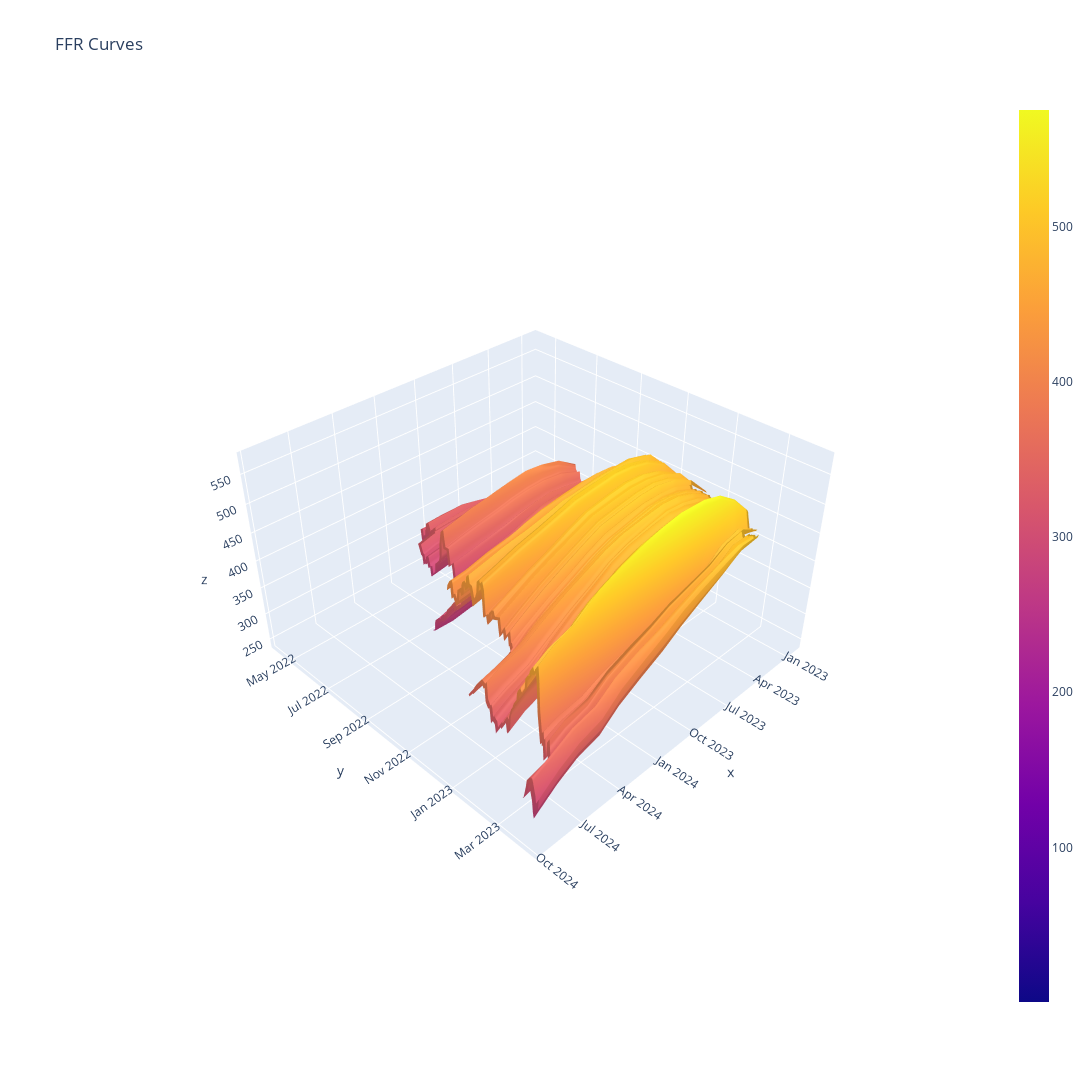

Source (notebook cell):
### Code cell
x = [i for i in new_df.columns if i != 'DFF']
y = new_df.index
z = new_df.to_numpy()

fig = go.Figure(data=[go.Surface(z=z, x=x, y=y)])
fig.update_layout(title='FFR Curves',
                  width = 1200,
                  height = 1200,
                  scene = {"aspectratio": {"x": 1, "y": 1, "z": .6}})
fig.update_coloraxes(cauto=True)
#fig.update_coloraxes(cmax=2000)
#fig.update_coloraxes(cmin=2000)
fig.show()

### Figure 1 — Plotly figure (JSON) as saved in the notebook; plotly's stock layout.template omitted (floating-point values rounded to 4 significant figures; data arrays with more than 128 entries replaced by an {"elided": "..."} marker saying what was removed)
{"data": [{"type": "surface", "x": ["2022-12-14T00:00:00", "2023-02-01T00:00:00", "2023-03-22T00:00:00", "2023-05-03T00:00:00", "2023-06-14T00:00:00", "2023-07-26T00:00:00", "2023-09-20T00:00:00", "2023-11-01T00:00:00", "2023-12-13T00:00:00", "2024-01-31T00:00:00", "2024-03-20T00:00:00", "2024-05-01T00:00:00", "2024-06-19T00:00:00", "2024-07-31T00:00:00", "2024-09-25T00:00:00"], "y": {"elided": "250 str values"}, "z": {"elided": "250x16 float values"}}], "layout": {"coloraxis": {"cauto": true}, "height": 1200, "scene": {"aspectratio": {"x": 1, "y": 1, "z": 0.6}, "camera": {"center": {"x": 0, "y": 0, "z": 0}, "eye": {"x": 1.603, "y": 1.603, "z": 1.603}, "projection": {"type": "perspective"}, "up": {"x": 0, "y": 0, "z": 1}}}, "title": {"text": "FFR Curves"}, "width": 1200}}
